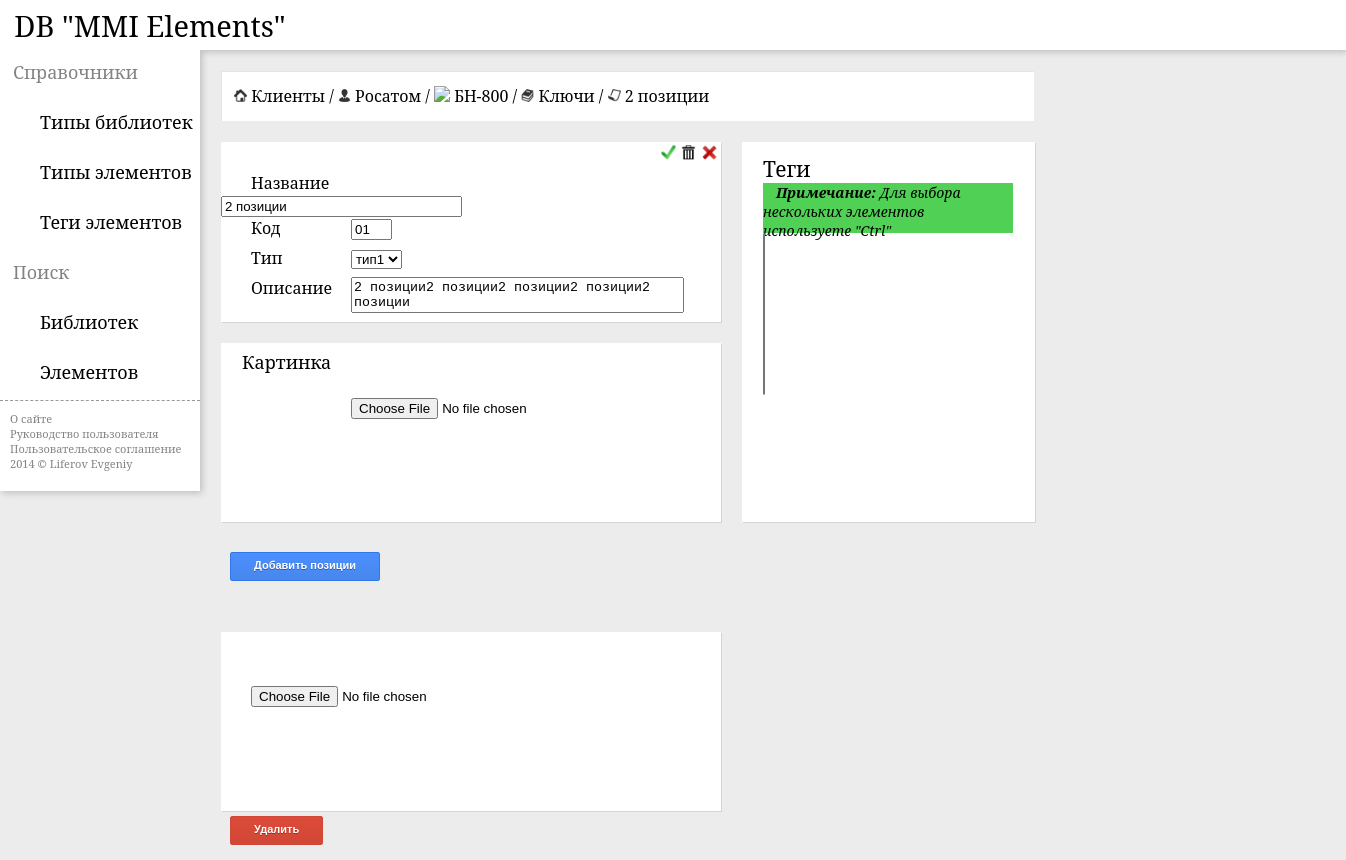
The page /?c=1&s=1&l=1&e=1&edit=1 on the database its author committed.
### tables this page shows
CREATE TABLE `clients` (
  `id` int(11) NOT NULL,
  `name` varchar(50) NOT NULL,
  `address` text,
  `image` text
);

CREATE TABLE `simulators` (
  `id` int(11) NOT NULL,
  `name` varchar(50) NOT NULL,
  `client_id` int(11) NOT NULL,
  `date` varchar(4) NOT NULL,
  `description` text
);

CREATE TABLE `libs` (
  `id` int(11) NOT NULL,
  `name` varchar(50) NOT NULL,
  `simulator_id` int(11) NOT NULL,
  `code` varchar(2) NOT NULL,
  `lib_type_id` int(11) DEFAULT NULL,
  `description` text
);

CREATE TABLE `elements` (
  `id` int(11) NOT NULL,
  `name` varchar(50) NOT NULL,
  `code` varchar(2) NOT NULL,
  `lib_id` int(11) NOT NULL,
  `type_id` int(11) DEFAULT NULL,
  `description` text,
  `icon` text
);

### request.php (called while the page is built)
<?php
$reque1 = mysql_query(
"SELECT
	`clients`.`id` AS `client_id`,
	`clients`.`name` AS `client_name`
	FROM `clients`
	WHERE `clients`.`id` = ".$c."
	");
$req1 = mysql_fetch_array($reque1);
if ($s != NULL) {
$reque2 = mysql_query(
"SELECT
	`simulators`.`id` AS `simulator_id`,
	`simulators`.`name` AS `simulator_name`
	FROM `simulators`
	WHERE `simulators`.`id` = ".$s."
	");
$req2 = mysql_fetch_array($reque2);
}
if ($l != NULL) {
$reque3 = mysql_query(
"SELECT
	`libs`.`id` AS `lib_id`,
	`libs`.`name` AS `lib_name`,
	`libs`.`code` AS `lib_code`
	FROM `libs`
	WHERE `libs`.`id` = ".$l."
	");
$req3 = mysql_fetch_array($reque3);
}
if ($e != NULL) {
$reque4 = mysql_query(
"SELECT
	`elements`.`id` AS `element_id`,
	`elements`.`name` AS `element_name`,
	`elements`.`code` AS `element_code`,
	`elements`.`description` AS `element_description`
	FROM `elements`
	WHERE `elements`.`id` = ".$e."
	");
$req4 = mysql_fetch_array($reque4);
}
?>

### elements_edit.php (the view, shortened to what this page needs)
<?php
	$elem_sql = mysql_query(
	"SELECT
	`elements`.`id` AS `element_id`,
	`elements`.`name` AS `element_name`,
	`elements`.`code` AS `element_code`,
	`elements`.`type_id` AS `type_id`,
	`elements`.`icon` AS `element_icon`,
	`elements`.`description` AS `element_description`,
	`element_types`.`name` AS `type_name`
	FROM `elements`
	INNER JOIN `element_types` ON `element_types`.`id` = `elements`.`type_id`
	WHERE
	`elements`.`id` = ".$e."
	");
	$element_sql = mysql_fetch_array($elem_sql);
?>
<form id="form" name="checkboxs" action="<?php  echo "?c=$c&s=$s&l=$l&e=$e&update=1" ?>" method="post" enctype="multipart/form-data">
<div class="elem_table1">
<div class="elem_table2">
<div class="cd">
<?php echo "<a href='?c=$c&s=$s&l=$l&e=$e' title='Закрыть'><div class='cd_cancel'></div></a>"; ?>
<a  title="Удалить" ><div class="cd_del" onclick="if(confirm('Уверен, что хочешь удалить элемент <?php echo $element_sql['element_name']?>?'))location.href='<?php echo "?c=$c&s=$s&l=$l&e=$e&del=1";?>';"></div></a>
<?php echo "<a href='javascript:document.checkboxs.submit();' title='Сохранить'><div class='cd_save'></div></a>";
	$element_states_sql = mysql_query(
		"SELECT
		`element_states`.`id` AS `element_states_id`,
		`element_states`.`name` AS `element_states_name`,
		`element_states`.`element_id` AS `element_states_element_id`,
		`element_states`.`image` AS `element_states_element_image`
		FROM `element_states`
		WHERE `element_states`.`element_id` = ".$e."
		LIMIT 5
		");
 ?>
	<div class="cd00">
		<div class="cd01">Название</div>
		<div class="si12"><input name="element_name" size="27" value="<?php echo $element_sql['element_name'];?>"></input></div>
	</div>
	<div class="si10">
		<div class="si01">Код</div>
		<div class=""><input name="element_code" size="2" value="<?php echo $element_sql['element_code'];?>"></input></div>
	</div>
	<div class="si10">
		<div class="si01">Тип</div>
				<div class=""><select name="element_type">
			 <?php
				  $query222 = mysql_query(
	"SELECT
	`element_types`.`id` AS `types_id`,
	`element_types`.`name` AS `types_name`
	FROM `element_types`
	");
	$row22 = mysql_fetch_array($query222);
	do
	{
		if ($row22['types_id']==$element_sql['type_id'])
		{echo "<option value='".$row22['types_id']."' selected='selected'>".$row22['types_name']."</option>";}
		else
		{echo "<option value='".$row22['types_id']."'>".$row22['types_name']."</option>";}
	}
	while ($row22 = mysql_fetch_array($query222));
				  ?>
			</select>
		</div>
	</div>
	<div class="si10">
		<div class="si01">Описание</div>
		<div class=""><textarea style="resize: none;"  name="element_description" cols="39" rows="2" ><?php echo $element_sql['element_description'];?></textarea></div>
	</div>
</div>
<div id="parentId">
<div class="ele3">
	<div class="ele21">Картинка</div>
	<div class="cd_bottom1" style="padding-left: 130px"><img id="a0" height="100px" src="<?php echo $element_sql['element_icon'];?>"/>
		<input type="file" id="b0" name="image" value="Выбрать"/>
	</div>
</div>
<button onclick="return addField()" class="action bluebtn" style="margin: 30px;"><span class="label">Добавить позиции</span></button>
<?php
$i=1;
do
	{ ?>
<div class='add_div'>
	<div class='add_div_img'>
		<input type='file' id='b<?php echo $i; ?>' name='image' value='Выбрать'/>
	</div>
</div>
<button id="button<?php echo $i++; ?>" onclick=\"return clickbutton()\" href=\"#\" class='action redbtn' style='margin-left: 30px;'><span class='label'>Удалить</span></button>
<?php
	}
	while ($element_states = mysql_fetch_array($element_states_sql));
	?>
	</div>
</div>
<div class="ele_add">
	<div class="ele1">Теги</div>
	<div class="ele_prim"><i style="padding-left: 13px"><b>Примечание:</b> Для выбора нескольких элементов используете "Ctrl"</i></div>
	<div class="ele11">
		<select name="tag[]" multiple size="10">
		</select>
	</div>
</div>
</div>
</form>

### index.php (shortened to what this page needs)
<!doctype html>
<html>
    <head>
        <?php include_once('link.php') ?>
    </head>
    <body>
<?php
$c = empty($_GET['c'])?'':(int)$_GET['c'];
$s = empty($_GET['s'])?'':(int)$_GET['s'];
$l = empty($_GET['l'])?'':(int)$_GET['l'];
$e = empty($_GET['e'])?'':(int)$_GET['e'];
$edit = empty($_GET['edit'])?'':(int)$_GET['edit'];
$update = empty($_GET['update'])?'':(int)$_GET['update'];
$add = empty($_GET['add'])?'':(int)$_GET['add'];
$insert = empty($_GET['insert'])?'':(int)$_GET['insert'];
$del = empty($_GET['del'])?'':(int)$_GET['del'];
$reused = empty($_GET['reused'])?'':(int)$_GET['reused'];
$reused_add = empty($_GET['reused_add'])?'':(int)$_GET['reused_add'];
$reused_del = empty($_GET['reused_del'])?'':(int)$_GET['reused_del'];
include 'top.php' ?>
<div class="mid">
<?php include 'menu.php'; ?>
<div class="table">
<div class="table1">
<?php
	if ($c == NULL)
	{
	echo	"<div class='nav'><div><a href='/?add=1'><div class='nav_add'></div></a></div><a href='../'><img src='images/icon/home.png' height='13px'/> Клиенты</a></div>";
	if ($insert != NULL) {include 'clients_insert.php';} else {
	if ($add != NULL) { include 'clients_add.php'; } else {
	include 'clients.php'; }}} else
	{
	if ($s == NULL){
	include 'request.php';
	echo	"<div class='nav'><a href='../'><img src='images/icon/home.png' height='13px'/> Клиенты</a> / <a href='/?c=".$c."'><img src='images/icon/clients.png' height='13px'/> ".$req1['client_name']."</a></div>";
	if ($insert != NULL) {include 'simulators_insert.php';} else {
	if ($add != NULL) { include 'simulators_add.php'; } else {
	if ($del != NULL) { include 'clients_del.php'; } else {
	if ($update != NULL) {include 'clients_update.php';} else {
	if ($edit == NULL) {include 'clients_line.php';} else {include 'clients_edit.php';}}}
	include 'simulators.php';}}} else
	{
	if ($l == NULL){
	include 'request.php';
	echo	"<div class='nav'><a href='../'><img src='images/icon/home.png' height='13px'/> Клиенты</a> / <a href='/?c=".$c."'><img src='images/icon/clients.png' height='13px'/> ".$req1['client_name']."</a> / <a href='/?c=".$c."&s=".$s."'><img src='images/icon/simulator.png' height='13px'/> ".$req2['simulator_name']."</a></div>";
	if ($reused_del != NULL) {include 'reused_del.php';} else {
	if ($reused_add != NULL) {include 'reused_insert.php';} else {
	if ($reused != NULL) {include 'reused_add.php';} else {
	if ($insert != NULL) {include 'libs_insert.php';} else {
	if ($add != NULL) { include 'libs_add.php'; } else {
	if ($del != NULL) { include 'simulators_del.php'; } else {
	if ($update != NULL) {include 'simulators_update.php';} else {
	if ($edit == NULL) {include 'simulators_line.php';} else {include 'simulators_edit.php';}}
	include 'libs.php';}}}}}}
	} else
	{
	if ($e == NULL){
	include 'request.php';
	echo	"<div class='nav'><a href='../'><img src='images/icon/home.png' height='13px'/> Клиенты</a> / <a href='/?c=".$c."'><img src='images/icon/clients.png' height='13px'/> ".$req1['client_name']."</a> / <a href='/?c=".$c."&s=".$s."'><img src='images/icon/simulator.png' height='13px'/> ".$req2['simulator_name']."</a> / <a href='/?c=".$c."&s=".$s."&l=".$l."'><img src='images/icon/lib.png' height='13px'/> ".$req3['lib_name']."</a></div>";
	if ($del != NULL) { include 'libs_del.php'; } else {
	if ($add != NULL) { include 'elements_add.php'; } else {
	if ($insert != NULL) {include 'elements_insert.php';} else {
	if ($update != NULL) {include 'libs_update.php';} else {
	if ($edit == NULL) {include 'libs_line.php';} else {include 'libs_edit.php';}}}
	include 'elements.php';}}
	} else
	{
	include 'request.php';
	echo	"<div class='nav'><a href='../'><img src='images/icon/home.png' height='13px'/> Клиенты</a> / <a href='/?c=".$c."'><img src='images/icon/clients.png' height='13px'/> ".$req1['client_name']."</a> / <a href='/?c=".$c."&s=".$s."'><img src='images/icon/simulator.png' height='13px'/> ".$req2['simulator_name']."</a> / <a href='/?c=".$c."&s=".$s."&l=".$l."'><img src='images/icon/lib.png' height='13px'/> ".$req3['lib_name']."</a> / <a href='/?c=".$c."&s=".$s."&l=".$l."&e=".$e."'><img src='images/icon/elem.png' height='13px'/> ".$req4['element_name']."</a></div>";
	if ($update != NULL) {include 'elements_update.php';} else {
	if ($del != NULL) {include 'elements_del.php';} else {
	if ($edit == NULL) {include 'elements_line.php';} else {include 'elements_edit.php';}}}
	}
	}
	}
	}
?>
</div>
</div>
</div>
    </body>
</html>

### style.css (style rules this page uses)
a { text-decoration:none; color:#000 }
body { margin:0; font-family:'Noto Serif',sans-serif; background: #ECECEC; }
.mid { width:1336px; display:table; overflow:hidden; min-height:500px; }
.table { width:1010px; height: 100%; display:table; max-width: 1000px; position: relative; overflow:visible }
.table1 { margin-bottom: 10px; }
.nav { width:800px; height:50px; background: #fff; margin-top:21px; margin-left:21px; box-shadow: inset 1px 1px 0 rgba(0,0,0,.1); font-size:16px; line-height: 50px; padding-left: 13px; vertical-align: middle; }
.cd_del { position: absolute; margin-left:460px; margin-top:3px; height:15px; width:15px; background: url(images/icon/del1.png) 100% 100% no-repeat; background-size: cover; }
.cd_save { position: absolute; margin-left:440px; margin-top:3px; height:15px; width:15px; background: url(images/icon/save.png) 100% 100% no-repeat; background-size: cover; }
.cd_cancel { position: absolute; margin-left:481px; margin-top:3px; height:15px; width:15px; background: url(images/icon/del.png) 100% 100% no-repeat; background-size: cover; }
.cd { width:500px; height:180px; background: #fff; margin-top:21px; margin-left:21px; box-shadow: 1px 1px 0 rgba(0,0,0,.1); display:table; float:left; }
.cd00 { width:350px; height:60px; display:table; }
.cd01 { width: 130px; font-size:16px; margin-top:30px; text-indent:30px; float:left; }
.cd_bottom1 { width:150px; text-align:center; float:left; }
.si01 { width: 130px; font-size:16px; text-indent:30px; float:left; }
.si12 { margin-top:30px; }
.si10 { width:500px; height:30px; display:table; }
.ele_add { width:293px; min-height:380px; background: #fff; margin-top:21px; margin-left:21px; box-shadow: 1px 1px 0 rgba(0,0,0,.1); float:left; }
.ele1 { margin-top:13px; margin-left:21px; font-size:21px; }
.ele11 { margin-left:21px; }
.ele3 { position:relative; width:500px; height:179px; background: #fff; margin-top:21px; margin-left:21px; box-shadow: 1px 1px 0 rgba(0,0,0,.1); float:left; display:table; }
.ele21 { margin-top:7px; margin-left:21px; font-size:18px; }
.ele_prim { margin-left:21px; height:50px; width:250px; background: #50D155; font-size: 14px; }
.elem_table1 { width:835px; display:table; }
.elem_table2 { width:521px; float:left; }
button { text-decoration: none; text-shadow: 0 1px 0 #fff; font: bold 11px Helvetica, Arial, sans-serif; color: #444; line-height: 17px; height: 18px; display: inline-block; float: left; margin: 5px; padding: 5px 6px 4px 6px; background: #F3F3F3; border: solid 1px #D9D9D9; border-radius: 2px; -webkit-border-radius: 2px; -moz-border-radius: 2px; -webkit-transition: border-color .20s; -moz-transition: border-color .20s; -o-transition: border-color .20s; transition: border-color .20s; height: 29px !important; cursor: pointer; }
button.bluebtn { border: 1px solid #3079ED !important; background: #4B8DF8; background: -webkit-linear-gradient(top, #4C8FFD, #4787ED); background: -moz-linear-gradient(top, #4C8FFD, #4787ED); background: -ms-linear-gradient(top, #4C8FFD, #4787ED); background: -o-linear-gradient(top, #4C8FFD, #4787ED); -webkit-transition: border .20s; -moz-transition: border .20s; -o-transition: border .20s; transition: border .20s; }
button.redbtn { border: 1px solid #D14836 !important; background: #D64937; background: -webkit-linear-gradient(top, #DC4A38, #D14836); background: -moz-linear-gradient(top, #DC4A38, #D14836); background: -ms-linear-gradient(top, #DC4A38, #D14836); background: -o-linear-gradient(top, #DC4A38, #D14836); -webkit-transition: border .20s; -moz-transition: border .20s; -o-transition: border .20s; transition: border .20s; }
button span.label { display: inline-block; float: left; line-height: 17px; height: 18px; padding: 0 1px; overflow: hidden; color: #444; -webkit-transition: color .20s; -moz-transition: color .20s; -o-transition: color .20s; transition: color .20s; }
button span.label { line-height: 15px !important; }
button.bluebtn .label { color: #FFF !important; text-shadow: 0 1px 0 #2F5BB7 !important; }
button.redbtn .label { color: #FFF !important; text-shadow: 0 1px 0 #B0281A !important; }
button.action .label { padding: 0 17px !important; }
.add_div { position:relative; display:table; width:500px; height:179px; background: #fff; margin-top:21px; margin-left:21px; box-shadow: 1px 1px 0 rgba(0,0,0,.1); float:left; }
.add_div_img { margin-left:30px; margin-top:30px; width:150px; text-align:center; float:left; }

### rows shown on the page
clients: name "Росатом"
simulators: name "БН-800"
libs: name "Ключи"
elements: name "2 позиции", element_name "2 позиции", element_code "01", element_description "2 позиции2 позиции2 позиции2 позиции2 позиции"

### other values the page prints
form field element_type "тип1"
